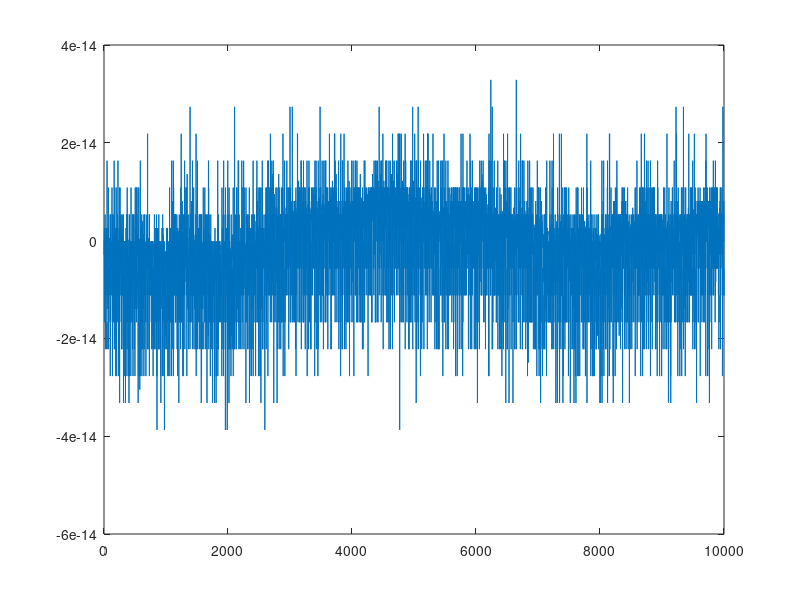

MATLAB code to generate this figure:
% clear all;
close all;
clc;

fs = 10000;      % Sampling rate
k = 1 / fs;     % Time step
L = 1;          % String length
rho = 7850;     % Density of steel [kg/m^3]
r = 0.001;      % String radius
A = pi * r^2;   % Cross-sectional area
E = 2E11;       % Young's Modulus
inertia = pi / 4 * r^4; % Moment of inertia
kappa = sqrt((E * inertia) / (rho * A * L^4));  % Stiffness

h = sqrt(2 * kappa * k); % Grid spacing
muSq = (k * kappa / h^2)^2; % Courant number squared

P = 1/2; % plucking position

N = floor(L / h) + 1; % Number of grid-points

%% Raised cosine input
cosWidth = N / 20;
raisedCos = 0.5 * (cos(pi:(2*pi)/cosWidth:3*pi) + 1);
PIdx = floor (P * N);

%% Initialise state vectors
u = zeros(N, 1);
u(floor(N * P - cosWidth / 2 : ceil(N * P + cosWidth / 2))) = raisedCos;
uPrev = u;
uNext = zeros(N, 1);

u2 = zeros(N, 1);
u2(floor(N * P - cosWidth / 2 : ceil(N * P + cosWidth / 2))) = raisedCos;
uPrev2 = u2;
uNext2 = zeros(N, 1);

lengthSound = fs;
drawBar = false;
matrix = true;

%% Matrix representation
if matrix
    Dxx = (sparse(2:N, 1:N-1, ones(1, N-1), N, N) + ...
        sparse(1:N, 1:N, -2 * ones(1, N), N, N) + ...
        sparse(1:N-1, 2:N, ones(1, N-1), N, N));
    Dxxxx = Dxx * Dxx;

    I = sparse(1:N, 1:N, ones(1, N), N, N);
    B = 2 * I - muSq * Dxxxx;
    range = 3 : N - 2;
    out = zeros(lengthSound, 1);
    Buse = B(range, range);
    energyRange = 2:N - 1;
    kinEnergy = zeros(lengthSound,1);
    potEnergy = zeros(lengthSound,1);
    
    for t = 1 : lengthSound
        uNext(range) = Buse * u(range) - uPrev(range);
        out(t) = uNext(length(uNext) - PIdx);
        
        kinEnergy(t) = 1 / 2 * sum (h * ((1 / k * (u(energyRange) - uPrev(energyRange))).^2)); 
        potEnergy(t) = kappa^2 / (2 * h^3) * sum (...
            (u(energyRange + 1) - 2 * u(energyRange) + u(energyRange - 1)) .* ...
            (uPrev(energyRange + 1) - 2 * uPrev(energyRange) + uPrev(energyRange - 1)));
        uPrev = u;
        u = uNext;


        if mod(t,10) == 1 && drawBar
            clf
            plot(uNext);
            hold on;
            plot(uNext2);
            drawnow;

        end
    end
    totEnergy = kinEnergy + potEnergy;
    totEnergy = (totEnergy-totEnergy(1))/totEnergy(1);
    plot(totEnergy);
else
    %% For-loop representation

    kinEnergy = zeros(lengthSound,1);
    potEnergy = zeros(lengthSound,1);
    for n = 1 : lengthSound
        for l = 2 : length(u) - 1
            if l ~= 2 && l ~= length(u) - 1
                uNext(l) = (2 - 6 * muSq) * u(l) + ...
                            4 * muSq * (u(l + 1) + u(l - 1)) - ...
                            muSq * (u(l - 2) + u(l + 2)) - uPrev(l);
            end
            kinEnergy(n) = kinEnergy(n) + 1 / 2 * h * ((1 / k * (u(l) - uPrev(l)))^2);
            potEnergy(n) = potEnergy(n) +  kappa^2 / 2 * 1/h^3 ...
                * (u(l+1) - 2 * u(l) + u(l-1)) * (uPrev(l+1) - 2 * uPrev(l) + uPrev(l-1));
%                 2/h^3 * (u(2) - u(1)) * (uPrev(2) - uPrev(1))...
%                 + 2/h^3 * (-u(N) + u(N-1)) * (-uPrev(N) + uPrev(N-1))
    %         potEnergy2(n) = potEnergy2(n) +  kappa^2 / 2 * 1/h^3 ...
    %             * (u(l+1) - 2 * u(l) + u(l-1)) * (uPrev(l+1) - 2 * uPrev(l) + uPrev(l-1)) ...
    %             + 2/h^3 * (u(2) - u(1)) * (uPrev(2) - uPrev(1))...
    %             + 2/h^3 * (-u(N) + u(N-1)) * (-uPrev(N) + uPrev(N-1));
    %         


    %         potEnergy(n) = potEnergy(n) +  kappa^2 / 2 * h...
    %             * (1 / (2 * h^2) * (u(l + 1) - 2 * u(l) + u(l - 1) + uPrev(l + 1) - 2 * uPrev(l) + uPrev(l - 1)))^2 ...
    %             - (k^2 * kappa^2) / 8 * h...
    %             * h  * (1 / (h^2 * k) * (u(l + 1) - 2 * u(l) + u(l-1) - uPrev(l + 1) + 2 * uPrev(l) - uPrev(l - 1)))^2;
    %         potEnergy2(n) = potEnergy2(n) + ...
    %             kappa^2 / 2 * h...
    %             * (1 / (2 * h^2) * (u(l + 1) - 2 * u(l) + u(l - 1) + uPrev(l + 1) - 2 * uPrev(l) + uPrev(l - 1)))^2 ...
    %             - (k^2 * kappa^2) / 8 ...
    %             * h * (1 / (h^2 * k) * (u(l + 1) - uPrev(l + 1) - 2 * (u(l) - uPrev(l)) + u(l - 1) - uPrev(l - 1)))^2;

        end
        if mod(n,2) == 1 && drawBar
            plot(uNext);
            ylim([-1 1]);
            drawnow;
        end
        out(n) = uNext(PIdx);
        uPrev = u;
        u = uNext;
    end
    % totEnergy = kinEnergy + potEnergy;
    totEnergy = kinEnergy + potEnergy;
    % totEnergy = (totEnergy-totEnergy(1))/totEnergy(1);
    totEnergy = (totEnergy-totEnergy(1))/totEnergy(1);
    % plot(totEnergy);
    % hold on;
    plot(totEnergy);
%     hold on; plot(potEnergy2);
%     hold on; plot(kinEnergy2);
    % plot(out);
end